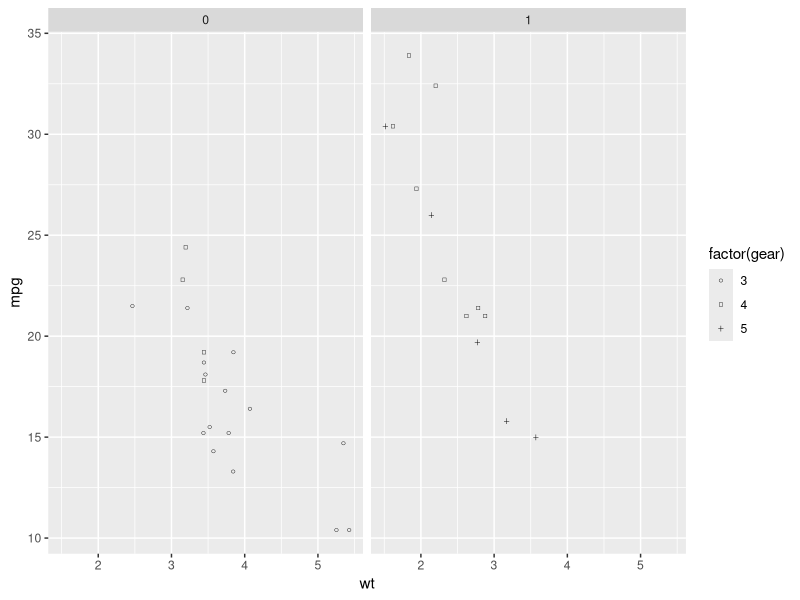

Source code (R):
library(ggthemes)


### Name: scale_shape_tableau
### Title: Tableau shape scales
### Aliases: scale_shape_tableau

### ** Examples

library("ggplot2")

p <- ggplot(mtcars) +
     geom_point(aes(x = wt, y = mpg, shape = factor(gear))) +
     facet_wrap(~am)
p + scale_shape_tableau()
